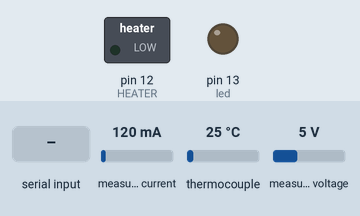
A sketch run on a simulated Arduino Mega 2560, built with avr-gcc and run on an emulated ATmega2560. Parts: switched loads named in the sketch (green lamp = pin HIGH), output pins drawn as LEDs (lit = HIGH). The inputs (shaded band) are chosen by the test bench; at power-on: measured current 120 mA, thermocouple 25 °C, measured voltage 5 V. What the sketch prints to the serial monitor is not drawn.

Above: at 1.2 s.
1.3 s: "1\n" received over Serial
At 1.53 s:
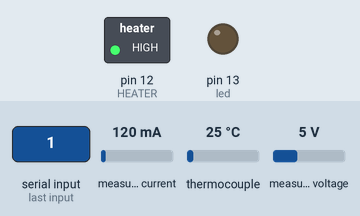
Timing chart, 0 to 5.0 s (numbered marks = the images above; inputs shaded):
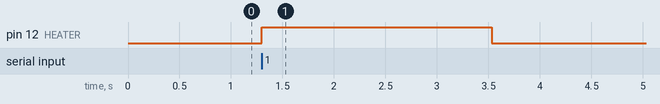

The sketch:

SolarCellTester.ino
```cpp
//**********************************************
// **********  Arduino Mega 2560 ***************
//**********************************************

#include <SPI.h>
#include "Adafruit_MAX31855.h"
#include <Wire.h>
#include <LiquidCrystal_I2C.h>
#include <Adafruit_INA219.h>

//!!! Change LiquidCrystal_I2C.cpp at line 19 instead of "return 0;" should be: return 1;

// Default connection is using software SPI, but comment and uncomment one of
// the two examples below to switch between software SPI and hardware SPI:

// Example creating a thermocouple instance with software SPI on any three
// digital IO pins.
#define MAXDO   5
#define MAXCS   4
#define MAXCLK  3

#define HEATER  12

//analog pins
#define Tpin A1
#define dTpin A0

int Tread;
int dTread;
int maxRealRead = 1018;

int Tmin = 0;
int Tmax = 600;
int dTmin = 0;
int dTmax = 100;

int Tset;
int dTset;

char* hh;
char* mm;
char* ss;
double c;

bool isHeaterOn = false;

unsigned long time;
unsigned long lastHeaterOnDuration;
unsigned long lastHeaterOffDuration;
unsigned long heaterSwitchedOnTime;
unsigned long heaterSwitchedOffTime;

int led = 13;           // the PWM pin the LED is attached to

//******************** timers ****************************************
//each new timer requires similar three lines of code
// ---------------- Heater -------------------------------------------
unsigned long heaterMiliseconds;
boolean       repeatHeater = true; //repeat this sequence?
boolean       heaterEnabled = true; //is this timer enabled?

//--------------- Load timer -------------------------------------

unsigned long loadMiliseconds;
boolean       repeatLoad = true; //repeat this sequence?
boolean       loadEnabled = true; //is this timer enabled?

//********************************************************************


// initialize the Thermocouple
Adafruit_MAX31855 thermocouple(MAXCLK, MAXCS, MAXDO);

LiquidCrystal_I2C lcd(0x27, 20, 4);  // set the LCD address to 0x27 for a 16 chars and 2 line display

// Example creating a thermocouple instance with hardware SPI
// on a given CS pin.
//#define MAXCS   10
//Adafruit_MAX31855 thermocouple(MAXCS);

Adafruit_INA219 ina219;

String inputString = "";         // a String to hold incoming data
boolean stringComplete = false;  // whether the string is complete

void setup() {

	// Initialize the INA219.
	// By default the initialization will use the largest range (32V, 2A).  However
	// you can call a setCalibration function to change this range (see comments).

	ina219.begin();

	// To use a slightly lower 32V, 1A range (higher precision on amps):
	//ina219.setCalibration_32V_1A();
	// Or to use a lower 16V, 400mA range (higher precision on volts and amps):
	//ina219.setCalibration_16V_400mA();

	pinMode(HEATER, OUTPUT);

	//First clear all three prescaler bits:
	int prescalerVal = 0x07; //create a variable called prescalerVal and set it equal to the binary                                                       number "00000111"
	TCCR0B &= ~prescalerVal; //AND the value in TCCR0B with binary number "11111000"

	//Now set the appropriate prescaler bits:
	prescalerVal = 1; //set prescalerVal equal to binary number "00000001"
	TCCR0B |= prescalerVal; //OR the value in TCCR0B with binary number "00000001"

	SetHeater(true);
	SetHeater(false);

	//Serial.begin(9600);
	Serial.begin(115200);

	// reserve 200 bytes for the inputString:
	inputString.reserve(200);

	hh = "00";
	mm = "00";
	ss = "00";

	while (!Serial) delay(1); // wait for Serial on Leonardo/Zero, etc

	//lcd.begin();                      // initialize the lcd
	//lcd.backlight();


	Serial.println("Ready.");
	Serial.println("Send new line (\\n) for START");
	// wait for MAX chip to stabilize
	delay(500);
}

int ConvertToPhisicalValue(int xMax, int xMin, int xRead)
{
	if (xRead == 0)
		return (int)xMin;

	if (xRead >= maxRealRead)
		return (int)xMax;

	double result = ((((double)xMax - (double)xMin) / maxRealRead)*(xRead));
	return (int)result;
}

void PrintLcdData(double actualTemperature)
{
	//lcd.clear();

	//Actual Temperature
	lcd.setCursor(0, 0);
	lcd.print("Act: T=");
	if (isnan(actualTemperature)) {
		lcd.print("error");
	}
	else {
		lcd.print(actualTemperature);
	}
	lcd.print("     ");


	//Temperature set
	lcd.setCursor(0, 1);
	lcd.print("SET: T=");
	lcd.print(Tset);
	lcd.print("   ");

	//Delta temperatura set
	lcd.setCursor(12, 1);
	lcd.print("+/- ");
	lcd.print(dTset);
	lcd.print("   ");


	//heater
	lcd.setCursor(0, 2); //set cursor to 3-nd row
	lcd.print("Heater: ");
	if (isHeaterOn)
	{
		lcd.print("ON");
	}
	else
	{
		lcd.print("OFF");
	}
	lcd.print(" ");


	//heater %
	lcd.setCursor(12, 2);
	lcd.print(CalculateHeaterPercentage());
	lcd.print("% ");

	//time
	lcd.setCursor(0, 3); //set cursor to 4 row
	lcd.print("Duration ");
	//lcd.print((int) time/1000);
	lcd.print(TimeToString(time / 1000));

}

void CalculateTime() {
	time = millis();
	//double seconds = time/1000;
	//int h = (int) seconds /3600;
	//seconds = seconds - h * 3600;
	//int m = (int) seconds / 60;
	//int s = (int) seconds - m * 60;

}

char * TimeToString(unsigned long t)
{
	static char str[12];
	long h = t / 3600;
	t = t % 3600;
	int m = t / 60;
	int s = t % 60;
	sprintf(str, "%04ld:%02d:%02d", h, m, s);
	return str;
}

void ReadPotinciometers()
{
	Tread = analogRead(Tpin);
	dTread = analogRead(dTpin);

	int tmpTset = ConvertToPhisicalValue(Tmax, Tmin, Tread);

	//step = 5
	Tset = 10 * ((int)(tmpTset / 10));
	if (tmpTset % 10 >= 5)
	{
		Tset += 5;
	}

	dTset = ConvertToPhisicalValue(dTmax, dTmin, dTread);

}

void SetHeater(bool isOn)
{
	if (isOn == isHeaterOn)
	{
		return;
	}

	CalculateTime();

	//turn ON/OFF heater
	if (isOn)
	{
		digitalWrite(HEATER, HIGH);
		heaterSwitchedOnTime = time;

		lastHeaterOffDuration = time - heaterSwitchedOffTime;
	}
	else
	{
		digitalWrite(HEATER, LOW);
		heaterSwitchedOffTime = time;

		lastHeaterOnDuration = time - heaterSwitchedOnTime;
	}


	isHeaterOn = isOn;

}

int CalculateHeaterPercentage()
{

	if (lastHeaterOnDuration + lastHeaterOffDuration == 0)
	{
		return 0;
	}

	int result = (int)(lastHeaterOnDuration * 100 / (lastHeaterOnDuration + lastHeaterOffDuration));
	return result;
}


void DoHeaterJob() {
	ReadPotinciometers();
	//   double tInternal = thermocouple.readInternal();
	c = thermocouple.readCelsius();

	//turn ON/OFF heater
	if (c > Tset + dTset)
	{
		SetHeater(false);
	}

	if (c < Tset - dTset)
	{
		SetHeater(true);
	}

	CalculateTime();

	if (!isnan(c)) {
		//Serial.print(time/1000);
		Serial.print(TimeToString(time / 1000));

		Serial.print(";");
		Serial.print(c);

		Serial.print(";");
		Serial.print(isHeaterOn);

		Serial.print(";");
		Serial.print(CalculateHeaterPercentage());
		Serial.println("%");
	}
	PrintLcdData(c);
}

//Delay time expired function
//lastMillis = time we started, wait = delay in mS, restart = do we start again
boolean CheckTime(unsigned long &lastMillis, unsigned long wait, boolean restart)
{
	//is the time up for this task?
	if (millis() - lastMillis >= wait)
	{
		//should this start again?
		if (restart)
		{
			//get ready for the next iteration
			lastMillis = millis(); //get ready for the next iteration
		}
		return true;
	}
	return false;

} // END of CheckTime()

bool printMeasurementEnambled = true;
unsigned long timeArr[512];
int I[512];
int U[512];
int E[512];

void ClearArrays()
{
	for (int i = 0; i < 512; i++)
	{
		timeArr[i] = 0;
		I[i] = 0;
		U[i] = 0;
		E[i] = 0;
	}
}

void DoMeasurement(int pointPosition)
{
	//return;
	if (pointPosition == 0)
	{
		c = thermocouple.readCelsius();
		ClearArrays();
	}
	//I,U,t,E
	timeArr[pointPosition] = millis();


	//int shuntVoltage_mV = ina219.getShuntVoltage_mV();

	int busVoltage_mV = 1000 * ina219.getBusVoltage_V();
	I[pointPosition] = ina219.getCurrent_mA();
	//I[pointPosition] = shuntVoltage_mV;
	U[pointPosition] = busVoltage_mV;
	//U[pointPosition] =  analogRead(A0);


}

void DoLoad()
{
	int pwmDelay = 30;
	for (int i = 0; i <= 255; i++)
	{
		analogWrite(led, i);
		delay(pwmDelay);
		DoMeasurement(i);
	}
	delay(pwmDelay);
	for (int i = 255; i >= 0; i--)
	{
		analogWrite(led, i);
		delay(pwmDelay);
		DoMeasurement(256 + 255 - i);
	}
}

void PrintMeasurement()
{
	if (!printMeasurementEnambled)
		return;

	Serial.println("i;time;I;U;temp;E");
	for (int i = 0; i < 512; i++)
	{
		Serial.print(i);
		Serial.print(";");

		//Serial.print(TimeToString(timeArr[i] / 1000));
		Serial.print(timeArr[i]);

		Serial.print(";");
		Serial.print(I[i]);

		Serial.print(";");
		Serial.print(U[i]);

		Serial.print(";");
		if (!isnan(c))
		{
			Serial.print(c);
		}
		else {
			Serial.print("null");
		}

		Serial.print(";");
		Serial.println(E[i]);
	}
}

void loop() {

	//CalculateTime();

	//if (heaterEnabled == true && CheckTime(heaterMiliseconds, 1000UL, repeatHeater))
	//{
	//	DoHeaterJob();
	//	//if you only want this section of code to happen once
	//	//uncomment the next line
	//	//heaterEnabled = false; //disables the above code
	//}


	if (stringComplete) {
		stringComplete = false;
		//Serial.println(inputString);
		// clear the string:
		inputString = "";
		DoTest();
	}


}

void DoTest() {
	if (loadEnabled)//&& CheckTime(loadMiliseconds, 30000UL, repeatLoad))
	{
		loadEnabled = false;

		//light on
		digitalWrite(HEATER, HIGH);
		delay(30000);

		DoLoad();
		//light off
		digitalWrite(HEATER, LOW);
		PrintMeasurement();

		delay(600000);
		loadEnabled = true;
	}
}


/*
  SerialEvent occurs whenever a new data comes in the hardware serial RX. This
  routine is run between each time loop() runs, so using delay inside loop can
  delay response. Multiple bytes of data may be available.
*/
void serialEvent() {
	while (Serial.available()) {
		// get the new byte:
		char inChar = (char)Serial.read();
		// add it to the inputString:
		inputString += inChar;
		// if the incoming character is a newline, set a flag so the main loop can
		// do something about it:
		if (inChar == '\n') {
			stringComplete = true;
		}
	}
}
```

Measured:
- after the input at 1.3 s, pin 12 (HEATER): LOW → HIGH at once, → LOW 2.2 s later
